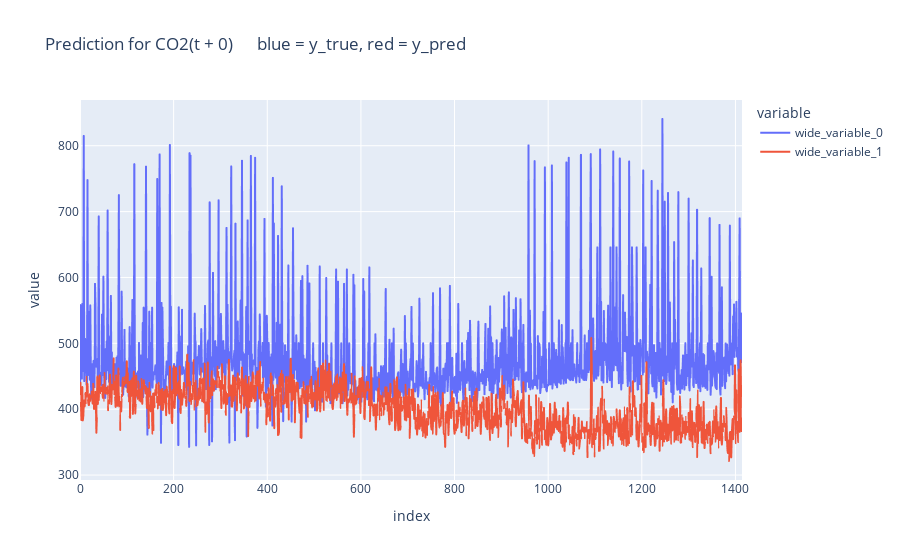
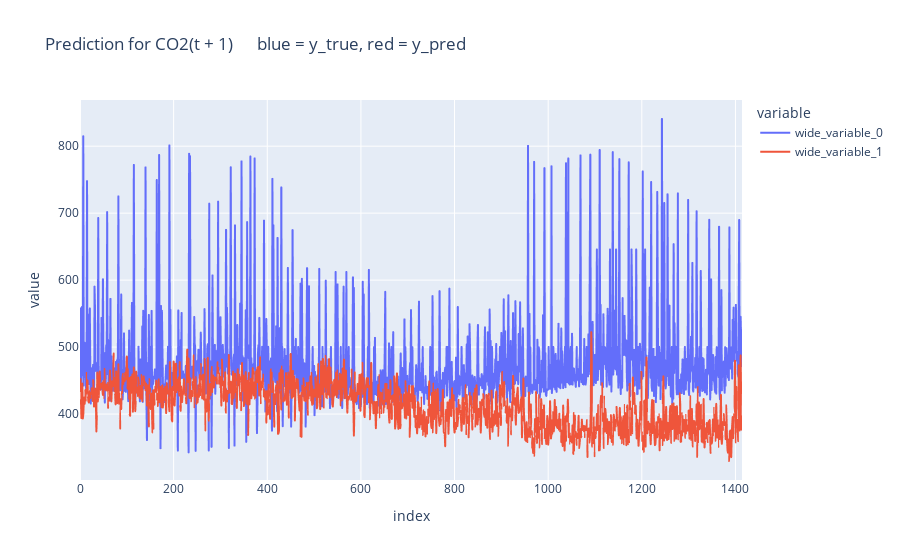
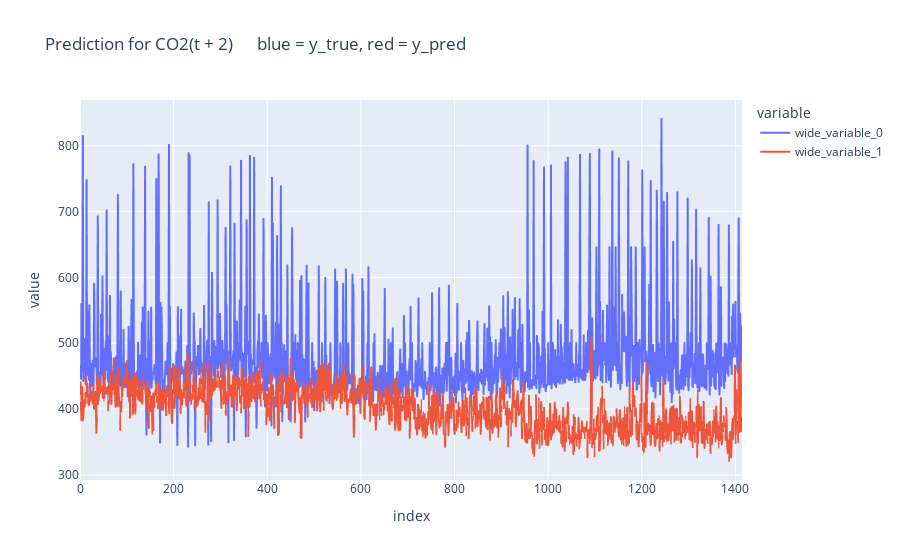

Write notebook code for charts like these, in order.
### Code cell
from sklearn.metrics import mean_squared_error, mean_absolute_percentage_error, root_mean_squared_error, r2_score
import plotly.express as px
import seaborn as sns


class Evaluator:

    def __init__(self):
        pass

    def evaluate(self, y_pred, y_true):
        print("MSE: ", self.calculate_mse(y_pred = y_pred, y_true = y_true))
        print("RMSE: ", self.calculate_rmse(y_pred = y_pred, y_true = y_true))
        print("MAPE: ", self.calculate_mape(y_pred = y_pred, y_true = y_true))
        print("R2: ", self.calculate_r2(y_pred = y_pred, y_true = y_true))
        print("\n")


    def calculate_mse(self, y_true, y_pred):
        return round(mean_squared_error(y_true = y_true, y_pred = y_pred), 2)

    def calculate_rmse(self, y_true, y_pred):
        return round(root_mean_squared_error(y_true = y_true, y_pred = y_pred), 2)

    def calculate_mape(self, y_true, y_pred):
        return round(mean_absolute_percentage_error(y_true = y_true, y_pred = y_pred), 2)

    def calculate_r2(self, y_true, y_pred):
        return round(r2_score(y_true = y_true, y_pred = y_pred), 2)

ev = Evaluator()

for col in range(0, test_y.shape[1]):
    print(f"t +", col)
    ev.evaluate(y_true = test_y[:, col], y_pred = pred[:, col])

    pred_df = pd.DataFrame(pred[:, col], columns = [f"pred_CO2(t + {col})"])
    pred_df[f"CO2(t + {col})"] = test_y[:, col]

    px.line(y = [test_y[:, col], pred[:, col]], title = f"Prediction for CO2(t + {col})      blue = y_true, red = y_pred").show()

### Figure 1 — Plotly figure (JSON) as saved in the notebook; plotly's stock layout.template omitted (floating-point values rounded to 4 significant figures; data arrays with more than 128 entries replaced by an {"elided": "..."} marker saying what was removed)
{"data": [{"hovertemplate": "variable=wide_variable_0<br>index=%{x}<br>value=%{y}<extra></extra>", "legendgroup": "wide_variable_0", "line": {"color": "#636efa", "dash": "solid"}, "marker": {"symbol": "circle"}, "mode": "lines", "name": "wide_variable_0", "showlegend": true, "type": "scattergl", "x": {"elided": "1415 int values"}, "xaxis": "x", "y": {"elided": "1415 float values"}, "yaxis": "y"}, {"hovertemplate": "variable=wide_variable_1<br>index=%{x}<br>value=%{y}<extra></extra>", "legendgroup": "wide_variable_1", "line": {"color": "#EF553B", "dash": "solid"}, "marker": {"symbol": "circle"}, "mode": "lines", "name": "wide_variable_1", "showlegend": true, "type": "scattergl", "x": {"elided": "1415 int values"}, "xaxis": "x", "y": {"elided": "1415 float values"}, "yaxis": "y"}], "layout": {"legend": {"title": {"text": "variable"}, "tracegroupgap": 0}, "title": {"text": "Prediction for CO2(t + 0)      blue = y_true, red = y_pred"}, "xaxis": {"anchor": "y", "domain": [0, 1], "title": {"text": "index"}}, "yaxis": {"anchor": "x", "domain": [0, 1], "title": {"text": "value"}}}}

### Figure 2 — Plotly figure (JSON) as saved in the notebook; plotly's stock layout.template omitted (floating-point values rounded to 4 significant figures; data arrays with more than 128 entries replaced by an {"elided": "..."} marker saying what was removed)
{"data": [{"hovertemplate": "variable=wide_variable_0<br>index=%{x}<br>value=%{y}<extra></extra>", "legendgroup": "wide_variable_0", "line": {"color": "#636efa", "dash": "solid"}, "marker": {"symbol": "circle"}, "mode": "lines", "name": "wide_variable_0", "showlegend": true, "type": "scattergl", "x": {"elided": "1415 int values"}, "xaxis": "x", "y": {"elided": "1415 float values"}, "yaxis": "y"}, {"hovertemplate": "variable=wide_variable_1<br>index=%{x}<br>value=%{y}<extra></extra>", "legendgroup": "wide_variable_1", "line": {"color": "#EF553B", "dash": "solid"}, "marker": {"symbol": "circle"}, "mode": "lines", "name": "wide_variable_1", "showlegend": true, "type": "scattergl", "x": {"elided": "1415 int values"}, "xaxis": "x", "y": {"elided": "1415 float values"}, "yaxis": "y"}], "layout": {"legend": {"title": {"text": "variable"}, "tracegroupgap": 0}, "title": {"text": "Prediction for CO2(t + 1)      blue = y_true, red = y_pred"}, "xaxis": {"anchor": "y", "domain": [0, 1], "title": {"text": "index"}}, "yaxis": {"anchor": "x", "domain": [0, 1], "title": {"text": "value"}}}}

### Figure 3 — Plotly figure (JSON) as saved in the notebook; plotly's stock layout.template omitted (floating-point values rounded to 4 significant figures; data arrays with more than 128 entries replaced by an {"elided": "..."} marker saying what was removed)
{"data": [{"hovertemplate": "variable=wide_variable_0<br>index=%{x}<br>value=%{y}<extra></extra>", "legendgroup": "wide_variable_0", "line": {"color": "#636efa", "dash": "solid"}, "marker": {"symbol": "circle"}, "mode": "lines", "name": "wide_variable_0", "showlegend": true, "type": "scattergl", "x": {"elided": "1415 int values"}, "xaxis": "x", "y": {"elided": "1415 float values"}, "yaxis": "y"}, {"hovertemplate": "variable=wide_variable_1<br>index=%{x}<br>value=%{y}<extra></extra>", "legendgroup": "wide_variable_1", "line": {"color": "#EF553B", "dash": "solid"}, "marker": {"symbol": "circle"}, "mode": "lines", "name": "wide_variable_1", "showlegend": true, "type": "scattergl", "x": {"elided": "1415 int values"}, "xaxis": "x", "y": {"elided": "1415 float values"}, "yaxis": "y"}], "layout": {"legend": {"title": {"text": "variable"}, "tracegroupgap": 0}, "title": {"text": "Prediction for CO2(t + 2)      blue = y_true, red = y_pred"}, "xaxis": {"anchor": "y", "domain": [0, 1], "title": {"text": "index"}}, "yaxis": {"anchor": "x", "domain": [0, 1], "title": {"text": "value"}}}}
